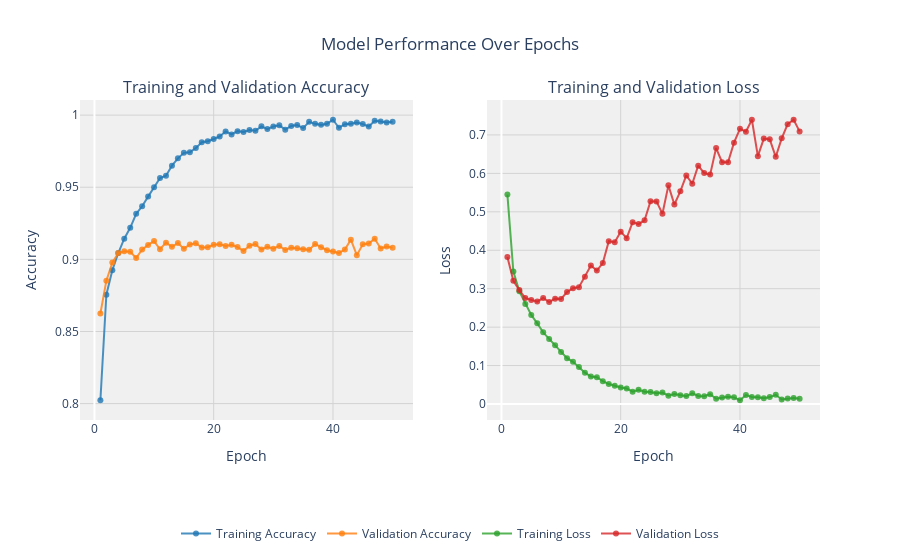

The notebook cell saved with this chart:
### Code cell
import plotly.graph_objs as go
from plotly.subplots import make_subplots
from plotly.offline import iplot

def create_trace(x, y, name, color):
    trace = go.Scatter(
        x=x,
        y=y,
        name=name,
        line=dict(color=color, width=2),
        mode="lines+markers",
        marker=dict(size=6),
        hovertemplate=f'{name}: %{y}<extra></extra>',  # Removed specific formatting
    )
    return trace

def plot_accuracy_and_loss(train_model_adam):
    hist = train_model_adam.history
    acc = hist['accuracy']
    val_acc = hist['val_accuracy']
    loss = hist['loss']
    val_loss = hist['val_loss']
    epochs = list(range(1, len(acc) + 1))

    # Create traces
    trace_ta = create_trace(epochs, acc, "Training Accuracy", "rgba(31, 119, 180, 0.8)")
    trace_va = create_trace(epochs, val_acc, "Validation Accuracy", "rgba(255, 127, 14, 0.8)")
    trace_tl = create_trace(epochs, loss, "Training Loss", "rgba(44, 160, 44, 0.8)")
    trace_vl = create_trace(epochs, val_loss, "Validation Loss", "rgba(214, 39, 40, 0.8)")

    # Subplots
    fig = make_subplots(rows=1, cols=2, subplot_titles=('Training and Validation Accuracy', 'Training and Validation Loss'))

    # Add traces to subplots
    fig.add_trace(trace_ta, row=1, col=1)
    fig.add_trace(trace_va, row=1, col=1)
    fig.add_trace(trace_tl, row=1, col=2)
    fig.add_trace(trace_vl, row=1, col=2)

    # Update layout for aesthetics
    fig.update_layout(
        title='Model Performance Over Epochs',
        title_x=0.5,
        xaxis_title='Epoch',
        xaxis2_title='Epoch',
        yaxis_title='Accuracy',
        yaxis2_title='Loss',
        legend=dict(orientation="h", yanchor="bottom", y=-0.4, xanchor="center", x=0.5),
        plot_bgcolor='rgba(240, 240, 240, 0.95)',
        font=dict(size=12)
    )

    # Update axes for consistency
    fig.update_xaxes(showgrid=True, gridwidth=1, gridcolor='lightgray')
    fig.update_yaxes(showgrid=True, gridwidth=1, gridcolor='lightgray')

    # Display the plot
    iplot(fig)

# Example usage
plot_accuracy_and_loss(train_model_adam)
